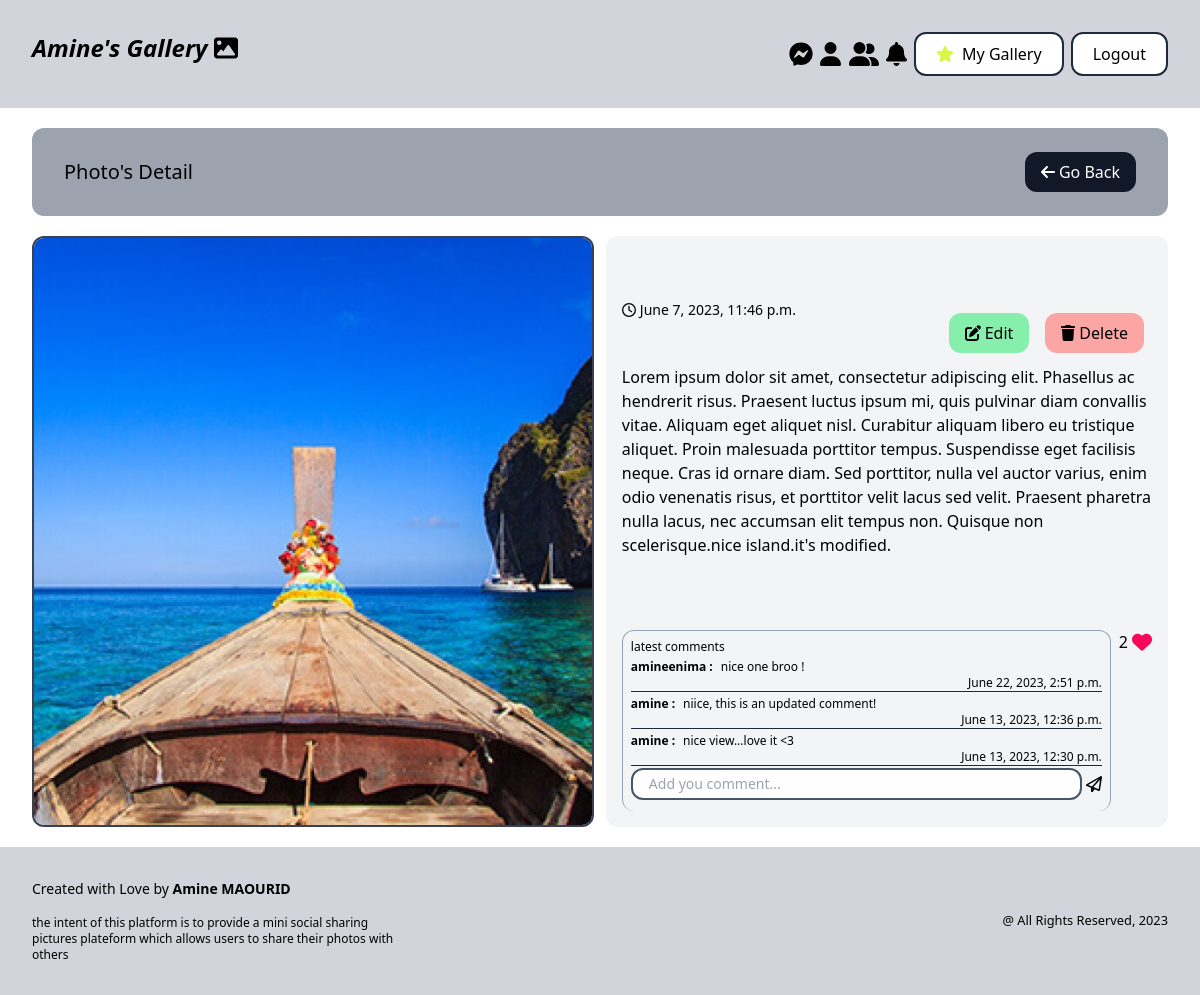
The app's page /gallery/4/ (signed in) with its own data.
### photoshare/models.py (models this page shows, shortened)
class Photo(models.Model) :
    description = models.TextField(max_length=500, null=False, blank=False)
    category = models.ForeignKey(Category, related_name="photos", on_delete=models.SET_NULL, null=True)
    image = models.ImageField(null=False, blank=False)
    created_at = models.DateTimeField(auto_now_add=True)
    created_by = models.ForeignKey(User, related_name="photos", on_delete=models.CASCADE)
    number_of_likes = models.IntegerField(null=False, default=0)

### likes/models.py (models this page shows, shortened)
class Comment(models.Model) :
    class Meta :
        ordering = ('-created_at',)
    comment_text = models.CharField(max_length=400, blank=False, null=False)
    photo = models.ForeignKey(Photo, related_name='comments', on_delete=models.CASCADE)
    is_hidden = models.BooleanField(default=False)
    created_by = models.ForeignKey(User, related_name='comments', on_delete=models.CASCADE)
    created_at = models.DateTimeField(auto_now_add=True)
    @admin.display(
            boolean=False,
            ordering="-created_at",
            description="published since"
    )
    def get_when_created(self):
        time_now = timezone.now()
        if time_now - datetime.timedelta(days=1) <= self.created_at <= time_now:
            if time_now - datetime.timedelta(hours=1) <= self.created_at:
                difference = time_now - self.created_at
                difference_in_seconds = difference.total_seconds()
                difference_in_minutes = int(difference_in_seconds // 60)
                if difference_in_minutes == 0:
                    seconds = int(difference_in_seconds % 60)
                    return f"{seconds} seconds ago"
                return f"{difference_in_minutes} minutes ago"
            else:
                difference = time_now - self.created_at
                difference_in_seconds = difference.total_seconds()
                hours = int(difference_in_seconds // 3600)
                if hours == 1:
                    return f"1 hour ago"
                return f"{hours} hours ago"
        elif time_now - datetime.timedelta(days=2) <= self.created_at <= time_now - datetime.timedelta(days=1):
            return "yesterday"
        else:
            return self.created_at

### photoshare/views.py (the view)
# urls.py: path('<str:pk>/', views.viewPhoto, name='detail_photo'),
@login_required
def viewPhoto(request, pk) :
    photo = get_object_or_404(Photo, pk=pk)
    comment_create_form = CommentCreateForm()
    likes_for_photo = Like.objects.filter(photo=photo, created_by = request.user)
    user_likes_photo = False
    if likes_for_photo.exists() :
        user_likes_photo = True
    return render(request, 'photoshare/photo.html', {'photo' : photo, 'is_user_likes' : user_likes_photo, 'form' : comment_create_form })

### likes/forms.py
class CommentCreateForm(forms.ModelForm) :
    class Meta :
        model = Comment
        fields = ('comment_text',)
    comment_text = forms.CharField(widget=forms.TextInput(attrs={
        'placeholder' : 'Add you comment...',
        'class' : 'w-full py-1 text-sm pl-4 border border-2 border-slate-600 rounded-xl'
    }))

### photoshare/templates/photoshare/photo.html (shortened to what this page needs)
{% extends 'photoshare/base.html' %}
{% block content %}
<div class="flex flex-col h-full">
    <div class="flex justify-between py-6 px-8 bg-gray-400 rounded-xl mb-5 items-center col-span-3">
        <h3 class="text-xl">
           {% block header_title %} Photo's Detail {% endblock %}
        </h3>
        <button class="py-2 px-4 bg-gray-900 text-white hover:bg-gray-700 rounded-xl">
            <a href="{% url 'gallery' %}">
                <i class="fa-solid fa-arrow-left mr-1"></i>Go Back
            </a>
        </button>
    </div>
    <div class="flex h-5/6">
        <div class="w-1/2 mr-3 border-2 border-gray-700 rounded-xl overflow-clip">
            <img class="object-cover h-full w-full" src="{{ photo.image.url }}" alt="{{ photo.description }}">
        </div>
        {% block buttons_section %}
        <div class="w-1/2 pt-8 pb-4 px-4 bg-gray-100 rounded-xl flex flex-col justify-between">
            <div class="flex flex-col space-y-3 h-full">
                <div class="flex justify-between h-1/6 items-center">
                    <p class="text-sm h-fit">
                        <i class="fa-regular fa-clock mr-1"></i>{{ photo.created_at }}
                    </p>
                    <div class="flex self-end">
                        {% if request.user == photo.created_by or request.user.is_superuser  %}
                        <button class="py-2 px-4 bg-green-300 mx-2 rounded-xl hover:bg-green-400 hover:text-white">
                            <a href="{% url 'edit' photo.id %}" class="flex items-center">
                                <i class="fa-solid fa-pen-to-square mr-1"></i>Edit
                            </a>
                        </button>
                        <button class="py-2 px-4 bg-red-300 mx-2 rounded-xl hover:bg-red-400 hover:text-white">
                            <a href="{% url 'delete' photo.id %}">
                                <i class="fa-solid fa-trash mr-1"></i>Delete
                            </a>
                        </button>
                        {% endif %}
                    </div>
                </div>
                <p class="overflow-y-auto h-1/2">
                    {{ photo.description }}
                </p>
                <div class="flex h-1/3 justify-between space-x-2 w-full">
                    <div class="w-full flex flex-col h-full border-t border-x border-slate-400 rounded-xl p-2">
                        <p class="text-xs h-fit mb-1">latest comments</p>
                        <div class="h-full flex flex-col">
                            <div class="h-2/3 flex flex-col space-y-1 overflow-y-auto">
                                {% if photo.comments.all %}
                                    {% for comment in photo.comments.all %}
                                        {% if comment.is_hidden == False %}
                                        <div class="flex flex-col w-full h-fit border-b border-gray-800">
                                            <div class="flex items-center">
                                                <p class="font-bold text-xs">{{ comment.created_by.username }} :</p>
                                                <p class="text-xs pl-2"> {{ comment.comment_text }}</p>
                                            </div>
                                            <p class="text-xs self-end">{{ comment.get_when_created }}</p>
                                        </div>
                                        {% endif %}
                                    {% endfor %}
                                {% else %}
                                        <div class="m-auto">No comments for the moments</div>
                                {% endif %}
                            </div>
                            {% include 'likes/add_comment.html' with photo=photo form=form %}
                        </div>
                    </div>
                    <div class="flex h-fit w-fit">
                        {% include 'likes/add_like.html' with user_likes=is_user_likes nb_likes=photo.number_of_likes %}
                    </div>
                </div>
            </div>
        </div>
        {% endblock %}
    </div>
</div>
{% endblock %}

### records on screen
Photo: image (picture), created_at "June 7, 2023, 11:46 p.m.", description "Lorem ipsum dolor sit amet, consectetur adipiscing elit. Phasellus ac hendrerit risus. Praesent luctus ipsum mi, quis pulvinar diam convallis vitae. Aliquam eget aliquet nisl. Curabitur aliquam libero eu tristique aliquet. Proin malesuada porttitor tempus. Suspendisse eget facilisis neque. Cras id ornare diam. Sed porttitor, nulla vel auctor varius, enim odio venenatis risus, et porttitor velit lacus sed velit. Praesent pharetra nulla lacus, nec accumsan elit tempus non. Quisque non scelerisque.nice island.it's modified."
Comment: created_by.username "amineenima", comment_text "nice one broo !", get_when_created "June 22, 2023, 2:51 p.m."
Comment: created_by.username "amine", comment_text "niice, this is an updated comment!", get_when_created "June 13, 2023, 12:36 p.m."
Comment: created_by.username "amine", comment_text "nice view...love it <3", get_when_created "June 13, 2023, 12:30 p.m."

### other values on screen
{{ nb_likes }} "2"
